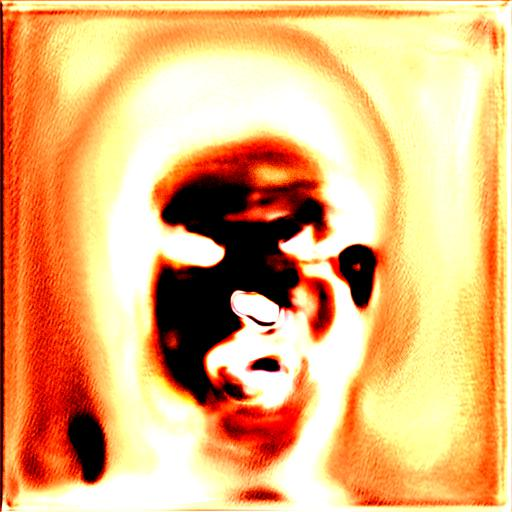

Write the Python code that produced this figure.
import numpy as np
import config
import dnnlib
import dnnlib.tflib as tflib
import pickle

import PIL.Image
# load the StyleGAN model into Colab
URL_FFHQ = 'https://drive.google.com/uc?id=1MEGjdvVpUsu1jB4zrXZN7Y4kBBOzizDQ'
tflib.init_tf()
with dnnlib.util.open_url(URL_FFHQ, cache_dir=config.cache_dir) as f:
    generator_network, discriminator_network, Gs_network = pickle.load(f)
# load the latents
s1 = np.load('emb/curdi_01.npy')
s2 = np.load('emb/elad_01.npy')
s3 = np.load('emb/iraqi_01.npy')
s4 = np.load('emb/polish_01.npy')
s5 = np.load('emb/ukrainian_01.npy')
# s6 = np.load('emb/59549772_10216054595290509_2957257503542345728_o_01.npy')
# s7 = np.load('emb/71500729_10157771709411340_621570437331025920_o_01.npy')
# s8 = np.load('emb/IMG-3813_01.npy')
s1 = np.expand_dims(s1,axis=0)
s2 = np.expand_dims(s2,axis=0)
s3 = np.expand_dims(s3,axis=0)
s4 = np.expand_dims(s4,axis=0)
s5 = np.expand_dims(s5,axis=0)
# s6 = np.expand_dims(s6,axis=0)
# s7 = np.expand_dims(s7,axis=0)
# s8 = np.expand_dims(+s8,axis=0)

# combine the latents somehow... let's try an average:
savg = ((s2*2)+s1+s3+s4+s5)/6
# run the generator network to render the latents:
synthesis_kwargs = dict(output_transform=dict(func=tflib.convert_images_to_uint8, nchw_to_nhwc=False), minibatch_size=5)
images = Gs_network.components.synthesis.run(savg, randomize_noise=False, **synthesis_kwargs)
(PIL.Image.fromarray(images.transpose((0,2,3,1))[0], 'RGB').resize((512,512),PIL.Image.LANCZOS)).save('interp.jpg','JPEG')
